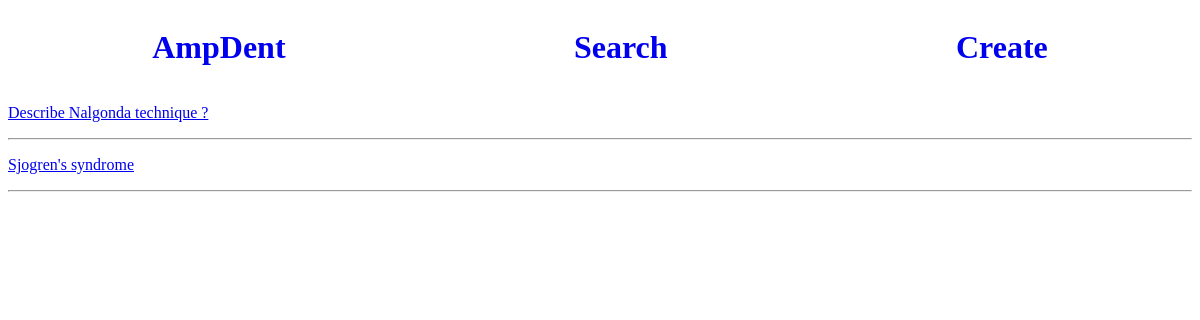
The app's page /, older data.
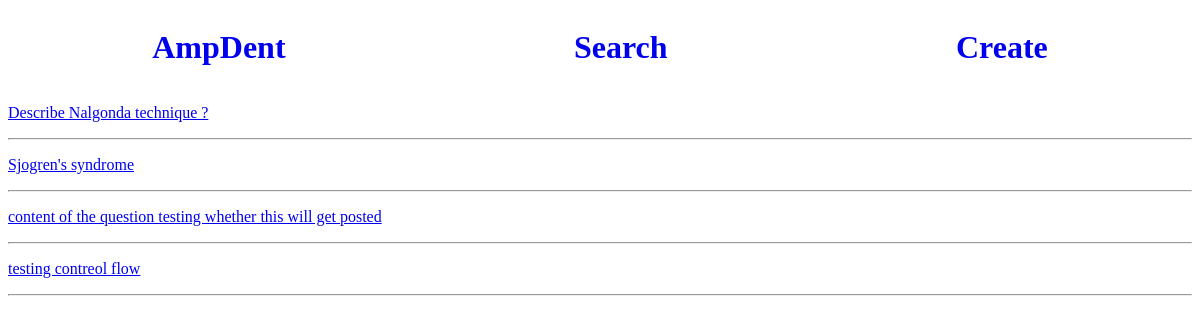
The same page, newer data.
### questions/models.py (models this page shows)
class Question(models.Model):
    topic = models.CharField(max_length=50)
    content = models.TextField()
    marks = models.IntegerField()
    asked = models.IntegerField()
    subject = models.CharField(max_length=50)

### ampdent/views.py (the view)
# urls.py: path('', home_view),
def home_view(request):
    question_obj = Question.objects.all()
    context = {
        "objects": question_obj
    }
    return render(request, "home_view.html", context=context)

### templates/home_view.html
{% extends "base.html" %}
{% block content %}
    {% for object in objects %}
    <p><a href="questions/{{object.id}}/">{{object.content}}</a></p>
    <hr>
    {% endfor %}
{% endblock content %}

### templates/base.html (shortened to what this page needs)
<!DOCTYPE html>
<html lang="en">
<head>
</head>
<body>
    <div style="display: flex; justify-content: space-around;">
        <h1><a href="/" style="text-decoration: none;">AmpDent</a></h1>
        <h1><a href="/questions/" style="text-decoration: none;">Search</a></h1>
        <h1><a href="/questions/create/" style="text-decoration: none;">Create</a></h1>
    </div>
    <div>
        {% block content %}{% endblock content %}
    </div>
</body>
</html>

Row changes from the older to the newer data that the page shows:
added Question: content "content of the question testing whether this will get posted"
added Question: content "testing contreol flow"
